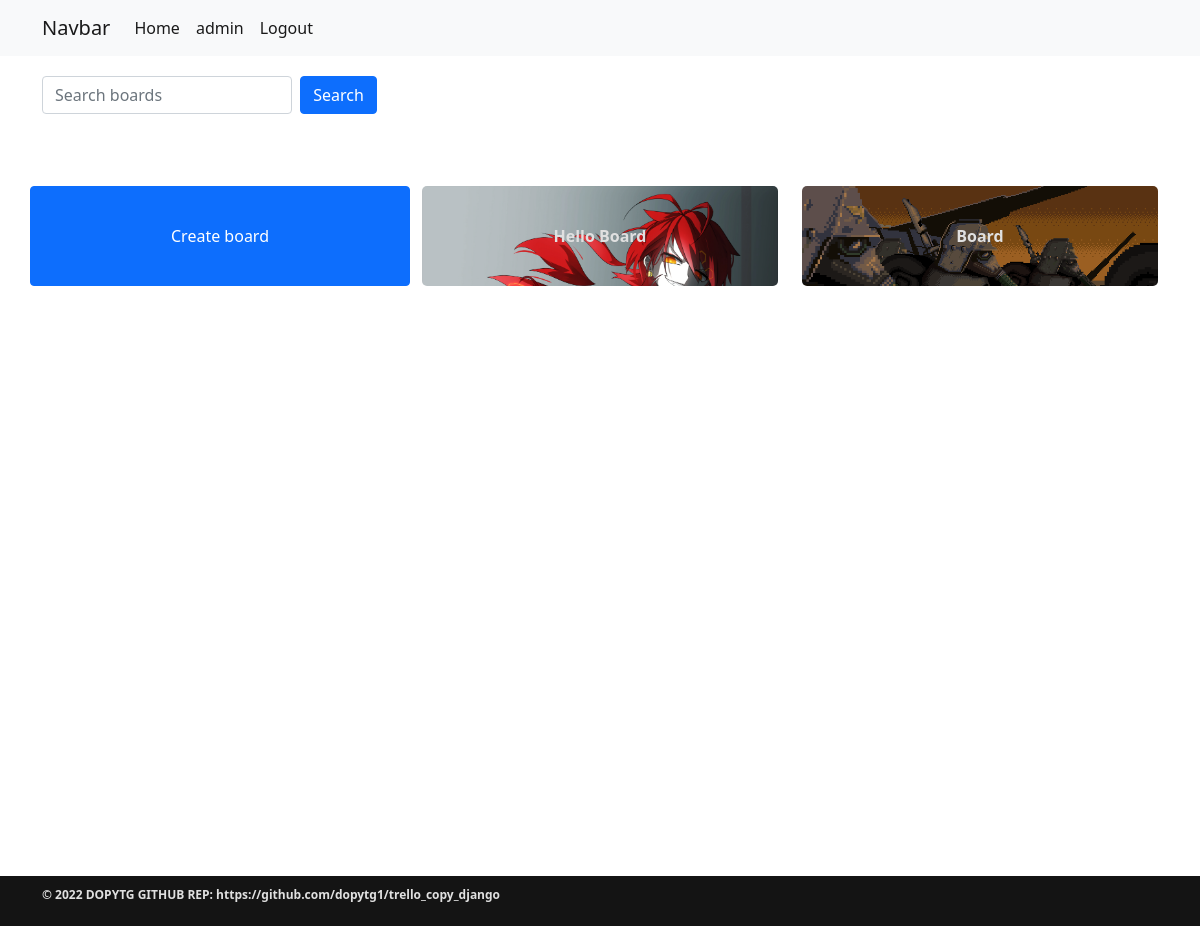
Before: / (signed in) with the older database file.
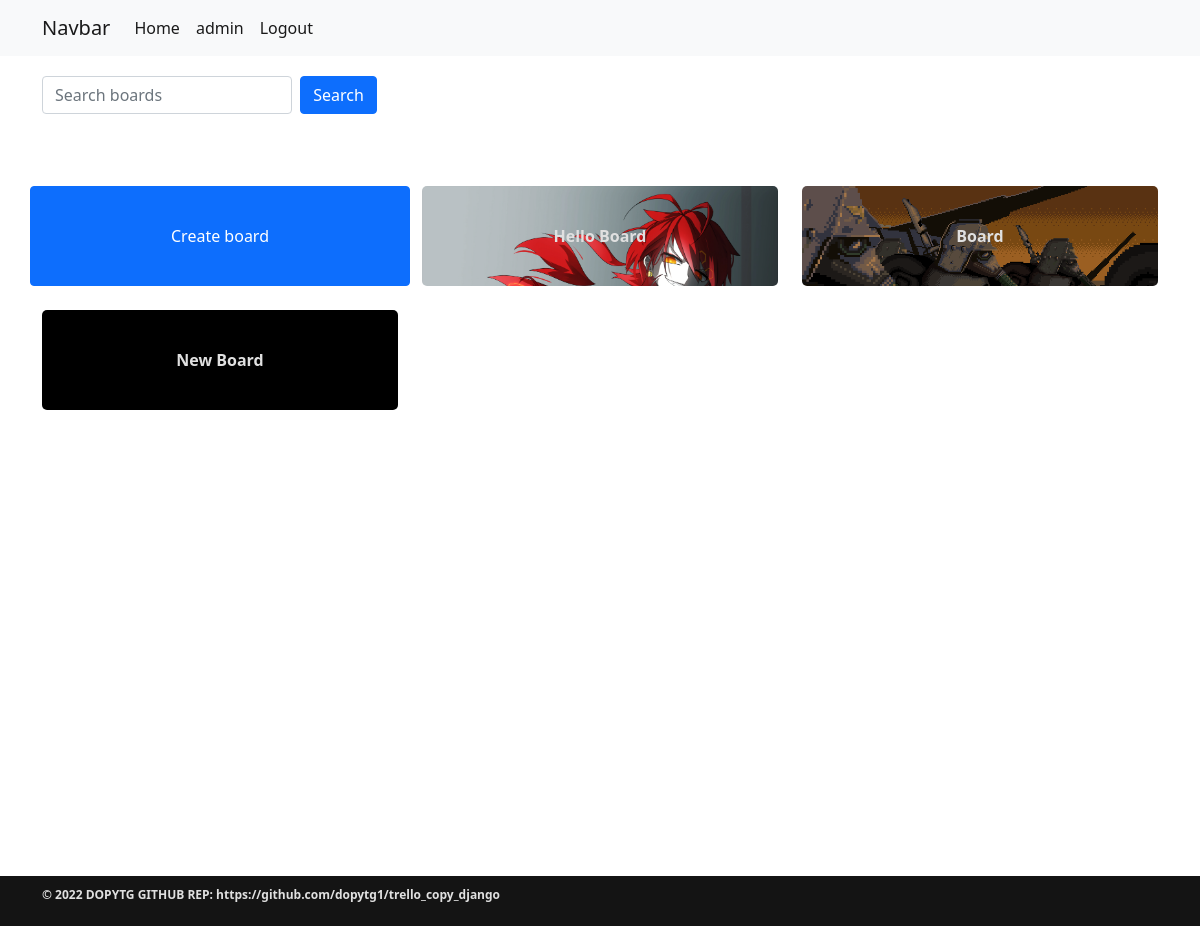
After: the same page with the newer database file.
### trello_main/models.py (models this page shows)
class CustomUser(AbstractUser):
    email = models.EmailField(_('email address'), unique=True)
    objects = UserManager()
    USERNAME_FIELD = 'email'
    REQUIRED_FIELDS = []

### trello_planner/models.py (models this page shows, shortened)
class Board(models.Model):
    title = models.CharField(max_length=100)
    slug = models.SlugField(max_length=200)
    background = models.ImageField(upload_to='static/background', blank=True)
    user_id = models.ManyToManyField(CustomUser, blank=False)

### trello_planner/views.py (the view, shortened to what this page needs)
# urls.py: 2. Add a URL to urlpatterns:  path('', views.home, name='home')
@login_required(login_url='/login')
def home(request):
    form = AddBoardForm()
    boards = Board.objects.filter(user_id=request.user)
    context = {
        "form": form,
        "boards": boards
    }
    return render(request, 'trello_planner/home.html', context)

### trello_planner/forms.py
class AddBoardForm(forms.ModelForm):
    class Meta:
        model = Board
        fields = ('title', 'background')

### templates/trello_planner/home.html (shortened to what this page needs)
{% extends 'base.html' %}
{% block content %}
<div class="container" style="min-height: 100vh;">
    <div class="home_main">
      <div class="search_boards_container" style="max-width: 30%; margin-top: 20px;">
        <form class="d-flex" method="POST">
          <input class="form-control me-2" type="search" placeholder="Search boards" name="boards-title">
          <button class="btn btn-primary" type="submit" name="search_boards">Search</button>
        </form>
      </div>
    </div>
    <div class="row row-cols-1 row-cols-md-2  row-cols-lg-3 row-cols-xl-3 g-4 mt-5">
        <button type="button" class="btn btn-primary btn_create_board" data-bs-toggle="modal" data-bs-target="#exampleModal">
            Create board
        </button>
        {% for board in boards %}
          <a href="{% url 'boards' board_id=board.id %}" class="board_title">
            {% if board.background %}
            <div class="board-main" style="
            background: url('http://127.0.0.1:8000/{{ board.background }}') no-repeat center top; -webkit-background-size: cover;
            -moz-background-size: cover;
            -o-background-size: cover;
            background-size: cover;">
              {{ board.title }}
            </div>
            {% else %}
            <div class="board-main">
              {{ board.title }}
            </div>
            {% endif %}
          </a>
        {% endfor %}
    </div>
</div>
{% endblock %}

### templates/base.html (shortened to what this page needs)
{% load static %}
<!DOCTYPE html>
<html lang="en">
<head>
    <link href="https://cdn.jsdelivr.net/npm/bootstrap@5.0.2/dist/css/bootstrap.min.css" rel="stylesheet">
    <link rel="stylesheet" href="https://cdn.jsdelivr.net/npm/bootstrap-icons@1.10.2/font/bootstrap-icons.css">
    <link rel="stylesheet" href="{% static 'css/style.css' %}">
</head>
<body>
    <nav class="navbar navbar-expand-lg navbar-light bg-light">
        <div class="container">
          <a class="navbar-brand" href="#">Navbar</a>
          <div class="collapse navbar-collapse" id="navbarSupportedContent">
            <ul class="navbar-nav me-auto mb-2 mb-lg-0">
              <li class="nav-item">
                <a class="nav-link active" aria-current="page" href="{% url 'home' %}">Home</a>
              </li>
              {% if request.user.is_authenticated %}
              <li class="nav-item">
                <a class="nav-link active" aria-current="page" href="#">{{ request.user.username }}</a>
              </li>
              <li class="nav-item">
                <a class="nav-link active" aria-current="page" href="{% url 'logout' %}">Logout</a>
              </li>
              {% endif %}
            </ul>
          </div>
        </div>
      </nav>
    {% block content %}
    {% endblock %}
    <footer>
      <div class="container">
          <p>© 2022 Dopytg github rep: <span style="text-transform: lowercase;">https://github.com/dopytg1/trello_copy_Django</span></p>
      </div>
    </footer>
</body>
</html>

### static/css/style.css (style rules this page uses)
body { overflow-x: hidden; }
.btn_create_board { height: 100px; }
.board-main { text-align: center; background-color: black; height: 100px; line-height: 100px; border-radius: 5px; color: #e0e0e0; }
.board_title { text-decoration: none !important; font-weight: bold; text-transform: capitalize; }
footer { background-color: #141414; width: 100%; height: 50px; }
footer p { font-size: 12px; font-weight: 600; color: #e0e0e0; padding: 10px 0 0 0; margin: 0; text-transform: uppercase; }

Changed rows visible on the page:
added Board: title "New Board"
